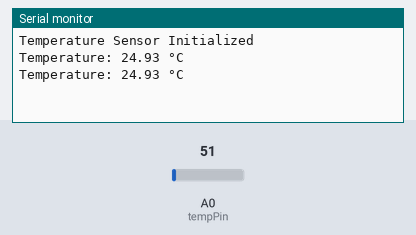
Recording of a sketch running on a simulated Arduino Uno, built with avr-gcc and run on an emulated ATmega328P. Parts: the last lines printed to the serial monitor. The test bench sets the inputs (shaded band); at power-on: A0 (tempPin) = 51.

Above: at 1.8 s.
1.9 s: A0 (tempPin) set to 61
At 2.8 s:
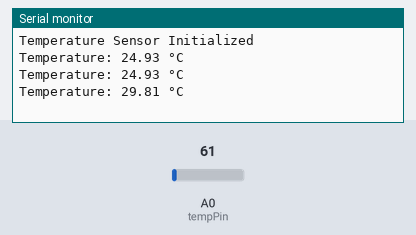
3.4 s: A0 (tempPin) set to 71
At 4.6 s:
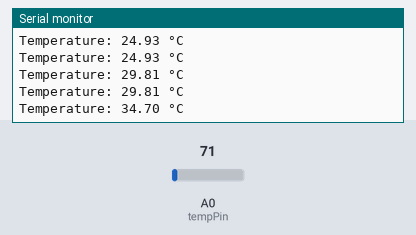
Timing chart, 0 to 6.4 s (numbered marks = the images above; inputs shaded):
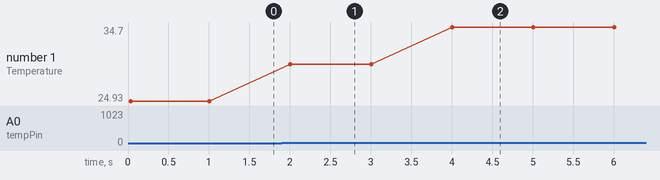

Measured:
- after the input at 1.9 s, the serial monitor: prints a new line after 0.10 s (image 1)
- after the input at 3.4 s, the serial monitor: prints a new line after 0.60 s (image 2)
- plotted number 1: 24.93 → 29.81 after the input at 1.9 s, 29.81 → 34.7 after the input at 3.4 s

The sketch:

main.ino
```cpp
const int tempPin = A0; // Analog pin connected to LM35

void setup() {
  Serial.begin(9600); // Initialize serial communication at 9600 baud
  Serial.println("Temperature Sensor Initialized");
}

void loop() {
  int analogValue = analogRead(tempPin); // Read the analog value from LM35
  float voltage = analogValue * (5.0 / 1023.0); // Convert to voltage
  float temperatureC = voltage * 100.0; // Convert voltage to Celsius

  Serial.print("Temperature: ");
  Serial.print(temperatureC);
  Serial.println(" °C"); // Print temperature in Celsius

  delay(1000); // Wait for 1 second before the next reading
}
```
